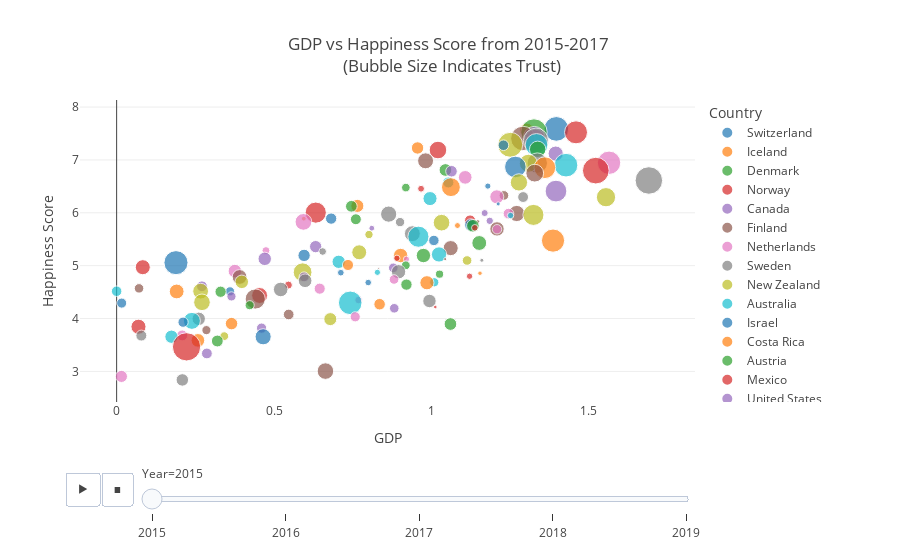

The notebook cell this image was saved under:
### Code cell
# Does Money Bus Happiness?
fig = px.scatter(eda_df,
                x='GDP',
                y='Happiness Score',
                size='Trust',
                color='Country',
                template='xgridoff',
                animation_frame='Year',
                labels={'Life':'Life Expectancy'},
                title='GDP vs Happiness Score from 2015-2017 <br> (Bubble Size Indicates Trust)')
fig.show()
